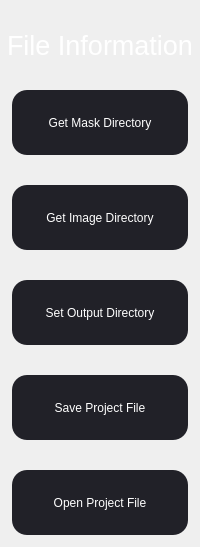
              <widget class="QWidget" name="file_page">
               <property name="styleSheet">
                <string notr="true"/>
               </property>
               <layout class="QVBoxLayout" name="verticalLayout_4" stretch="1,6">
                <property name="spacing">
                 <number>0</number>
                </property>
                <property name="leftMargin">
                 <number>0</number>
                </property>
                <property name="topMargin">
                 <number>0</number>
                </property>
                <property name="rightMargin">
                 <number>0</number>
                </property>
                <property name="bottomMargin">
                 <number>0</number>
                </property>
                <item>
                 <widget class="QLabel" name="file_title">
                  <property name="minimumSize">
                   <size>
                    <width>0</width>
                    <height>90</height>
                   </size>
                  </property>
                  <property name="maximumSize">
                   <size>
                    <width>16777215</width>
                    <height>90</height>
                   </size>
                  </property>
                  <property name="font">
                   <font>
                    <pointsize>20</pointsize>
                   </font>
                  </property>
                  <property name="styleSheet">
                   <string notr="true">QLabel{
	color: white;
}</string>
                  </property>
                  <property name="text">
                   <string>File Information</string>
                  </property>
                  <property name="alignment">
                   <set>Qt::AlignCenter</set>
                  </property>
                 </widget>
                </item>
                <item alignment="Qt::AlignTop">
                 <widget class="QWidget" name="file_button_container" native="true">
                  <property name="minimumSize">
                   <size>
                    <width>200</width>
                    <height>0</height>
                   </size>
                  </property>
                  <layout class="QVBoxLayout" name="verticalLayout_7">
                   <property name="spacing">
                    <number>30</number>
                   </property>
                   <property name="leftMargin">
                    <number>12</number>
                   </property>
                   <property name="topMargin">
                    <number>0</number>
                   </property>
                   <property name="rightMargin">
                    <number>12</number>
                   </property>
                   <property name="bottomMargin">
                    <number>12</number>
                   </property>
                   <item>
                    <widget class="QPushButton" name="mask_dir_button">
                     <property name="minimumSize">
                      <size>
                       <width>0</width>
                       <height>65</height>
                      </size>
                     </property>
                     <property name="styleSheet">
                      <string notr="true">QPushButton{
	border: none;
	background-color: rgb(33,33, 40);
	color:white;
	border-radius: 15px;
}
QPushButton:hover{
	background-color: rgb(37, 37, 46);
}
QPushButton:pressed{
	background-color: rgb(47, 48, 60);
}</string>
                     </property>
                     <property name="text">
                      <string>Get Mask Directory</string>
                     </property>
                    </widget>
                   </item>
                   <item>
                    <widget class="QPushButton" name="image_dir_button">
                     <property name="minimumSize">
                      <size>
                       <width>0</width>
                       <height>65</height>
                      </size>
                     </property>
                     <property name="styleSheet">
                      <string notr="true">QPushButton{
	border: none;
	background-color: rgb(33,33, 40);
	color:white;
	border-radius: 15px;
}
QPushButton:hover{
	background-color: rgb(37, 37, 46);
}
QPushButton:pressed{
	background-color: rgb(47, 48, 60);
}</string>
                     </property>
                     <property name="text">
                      <string>Get Image Directory</string>
                     </property>
                    </widget>
                   </item>
                   <item>
                    <widget class="QPushButton" name="output_dir_button">
                     <property name="minimumSize">
                      <size>
                       <width>0</width>
                       <height>65</height>
                      </size>
                     </property>
                     <property name="styleSheet">
                      <string notr="true">QPushButton{
	border: none;
	background-color: rgb(33,33, 40);
	color:white;
	border-radius: 15px;
}
QPushButton:hover{
	background-color: rgb(37, 37, 46);
}
QPushButton:pressed{
	background-color: rgb(47, 48, 60);
}</string>
                     </property>
                     <property name="text">
                      <string>Set Output Directory</string>
                     </property>
                    </widget>
                   </item>
                   <item>
                    <widget class="QPushButton" name="save_project_button">
                     <property name="minimumSize">
                      <size>
                       <width>0</width>
                       <height>65</height>
                      </size>
                     </property>
                     <property name="styleSheet">
                      <string notr="true">QPushButton{
	border: none;
	background-color: rgb(33,33, 40);
	color:white;
	border-radius: 15px;
}
QPushButton:hover{
	background-color: rgb(37, 37, 46);
}
QPushButton:pressed{
	background-color: rgb(47, 48, 60);
}</string>
                     </property>
                     <property name="text">
                      <string>Save Project File</string>
                     </property>
                    </widget>
                   </item>
                   <item>
                    <widget class="QPushButton" name="open_project_button">
                     <property name="minimumSize">
                      <size>
                       <width>0</width>
                       <height>65</height>
                      </size>
                     </property>
                     <property name="styleSheet">
                      <string notr="true">QPushButton{
	border: none;
	background-color: rgb(33,33, 40);
	color:white;
	border-radius: 15px;
}
QPushButton:hover{
	background-color: rgb(37, 37, 46);
}
QPushButton:pressed{
	background-color: rgb(47, 48, 60);
}</string>
                     </property>
                     <property name="text">
                      <string>Open Project File</string>
                     </property>
                    </widget>
                   </item>
                  </layout>
                 </widget>
                </item>
               </layout>
              </widget>
